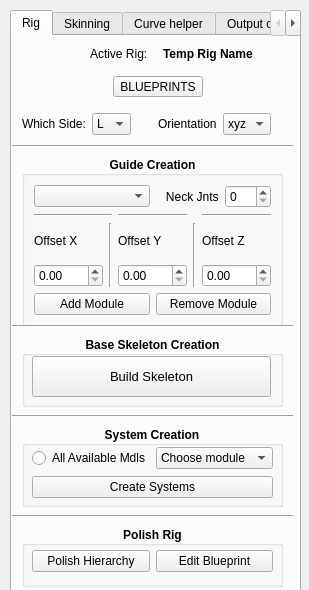
<?xml version="1.0" encoding="UTF-8"?>
<ui version="4.0">
 <class>Form</class>
 <widget class="QWidget" name="Form">
  <property name="geometry">
   <rect>
    <x>0</x>
    <y>0</y>
    <width>309</width>
    <height>590</height>
   </rect>
  </property>
  <property name="windowTitle">
   <string>Form</string>
  </property>
  <widget class="QTabWidget" name="tabWidget">
   <property name="geometry">
    <rect>
     <x>10</x>
     <y>10</y>
     <width>291</width>
     <height>601</height>
    </rect>
   </property>
   <property name="currentIndex">
    <number>0</number>
   </property>
   <widget class="QWidget" name="tab_rig">
    <attribute name="title">
     <string>Rig</string>
    </attribute>
    <widget class="QGroupBox" name="groupBox">
     <property name="geometry">
      <rect>
       <x>10</x>
       <y>120</y>
       <width>261</width>
       <height>171</height>
      </rect>
     </property>
     <property name="sizePolicy">
      <sizepolicy hsizetype="Preferred" vsizetype="Preferred">
       <horstretch>0</horstretch>
       <verstretch>0</verstretch>
      </sizepolicy>
     </property>
     <property name="font">
      <font>
       <family>MS Shell Dlg 2</family>
       <weight>75</weight>
       <italic>false</italic>
       <bold>true</bold>
       <underline>false</underline>
       <strikeout>false</strikeout>
       <kerning>false</kerning>
      </font>
     </property>
     <property name="title">
      <string>Guide Creation</string>
     </property>
     <property name="alignment">
      <set>Qt::AlignCenter</set>
     </property>
     <property name="checkable">
      <bool>false</bool>
     </property>
     <layout class="QGridLayout" name="gridLayout">
      <item row="1" column="0">
       <layout class="QGridLayout" name="gridLayout_3">
        <item row="0" column="0">
         <widget class="QComboBox" name="module_picker_ddbox"/>
        </item>
        <item row="0" column="1">
         <layout class="QGridLayout" name="gridLayout_4">
          <item row="0" column="1">
           <widget class="QSpinBox" name="neck_num_SpinBox">
            <property name="sizePolicy">
             <sizepolicy hsizetype="Minimum" vsizetype="Minimum">
              <horstretch>0</horstretch>
              <verstretch>0</verstretch>
             </sizepolicy>
            </property>
            <property name="font">
             <font>
              <weight>50</weight>
              <bold>false</bold>
             </font>
            </property>
           </widget>
          </item>
          <item row="0" column="0">
           <widget class="QLabel" name="neck_num_lbl">
            <property name="font">
             <font>
              <weight>50</weight>
              <bold>false</bold>
             </font>
            </property>
            <property name="text">
             <string>   Neck Jnts</string>
            </property>
           </widget>
          </item>
         </layout>
        </item>
       </layout>
      </item>
      <item row="3" column="0">
       <layout class="QGridLayout" name="gridLayout_2">
        <item row="0" column="0">
         <widget class="QPushButton" name="add_mdl_btn">
          <property name="font">
           <font>
            <weight>50</weight>
            <bold>false</bold>
           </font>
          </property>
          <property name="text">
           <string>Add Module</string>
          </property>
         </widget>
        </item>
        <item row="0" column="1">
         <widget class="QPushButton" name="remove_mdl_btn">
          <property name="font">
           <font>
            <weight>50</weight>
            <bold>false</bold>
           </font>
          </property>
          <property name="text">
           <string>Remove Module</string>
          </property>
         </widget>
        </item>
       </layout>
      </item>
      <item row="2" column="0">
       <layout class="QGridLayout" name="gridLayout_15">
        <item row="1" column="1" rowspan="2">
         <widget class="Line" name="line">
          <property name="orientation">
           <enum>Qt::Vertical</enum>
          </property>
         </widget>
        </item>
        <item row="1" column="4">
         <widget class="QLabel" name="Offset_Z_lbl">
          <property name="font">
           <font>
            <weight>50</weight>
            <bold>false</bold>
           </font>
          </property>
          <property name="text">
           <string>Offset Z</string>
          </property>
         </widget>
        </item>
        <item row="1" column="0">
         <widget class="QLabel" name="Offset_X_lbl">
          <property name="font">
           <font>
            <weight>50</weight>
            <bold>false</bold>
           </font>
          </property>
          <property name="text">
           <string>Offset X</string>
          </property>
         </widget>
        </item>
        <item row="1" column="2">
         <widget class="QLabel" name="Offset_Y_lbl">
          <property name="font">
           <font>
            <weight>50</weight>
            <bold>false</bold>
           </font>
          </property>
          <property name="text">
           <string>Offset Y</string>
          </property>
         </widget>
        </item>
        <item row="2" column="0">
         <widget class="QDoubleSpinBox" name="offset_Xaxes_spinbx">
          <property name="font">
           <font>
            <weight>50</weight>
            <bold>false</bold>
           </font>
          </property>
         </widget>
        </item>
        <item row="2" column="4">
         <widget class="QDoubleSpinBox" name="offset_Zaxes_spinbx">
          <property name="font">
           <font>
            <weight>50</weight>
            <bold>false</bold>
           </font>
          </property>
         </widget>
        </item>
        <item row="2" column="2">
         <widget class="QDoubleSpinBox" name="offset_Yaxes_spinbx">
          <property name="font">
           <font>
            <weight>50</weight>
            <bold>false</bold>
           </font>
          </property>
         </widget>
        </item>
        <item row="1" column="3" rowspan="2">
         <widget class="Line" name="line_6">
          <property name="orientation">
           <enum>Qt::Vertical</enum>
          </property>
         </widget>
        </item>
        <item row="0" column="0" colspan="2">
         <widget class="Line" name="line_7">
          <property name="orientation">
           <enum>Qt::Horizontal</enum>
          </property>
         </widget>
        </item>
        <item row="0" column="2">
         <widget class="Line" name="line_8">
          <property name="orientation">
           <enum>Qt::Horizontal</enum>
          </property>
         </widget>
        </item>
        <item row="0" column="4">
         <widget class="Line" name="line_9">
          <property name="orientation">
           <enum>Qt::Horizontal</enum>
          </property>
         </widget>
        </item>
       </layout>
      </item>
     </layout>
    </widget>
    <widget class="QGroupBox" name="base_skeleton_box">
     <property name="enabled">
      <bool>true</bool>
     </property>
     <property name="geometry">
      <rect>
       <x>10</x>
       <y>300</y>
       <width>261</width>
       <height>71</height>
      </rect>
     </property>
     <property name="font">
      <font>
       <weight>75</weight>
       <bold>true</bold>
      </font>
     </property>
     <property name="title">
      <string>Base Skeleton Creation</string>
     </property>
     <property name="alignment">
      <set>Qt::AlignCenter</set>
     </property>
     <widget class="QPushButton" name="build_skeleton_btn">
      <property name="geometry">
       <rect>
        <x>10</x>
        <y>20</y>
        <width>239</width>
        <height>41</height>
       </rect>
      </property>
      <property name="baseSize">
       <size>
        <width>40</width>
        <height>49</height>
       </size>
      </property>
      <property name="font">
       <font>
        <pointsize>10</pointsize>
        <weight>50</weight>
        <bold>false</bold>
       </font>
      </property>
      <property name="text">
       <string>Build Skeleton</string>
      </property>
     </widget>
    </widget>
    <widget class="QGroupBox" name="groupBox_3">
     <property name="geometry">
      <rect>
       <x>10</x>
       <y>390</y>
       <width>261</width>
       <height>81</height>
      </rect>
     </property>
     <property name="font">
      <font>
       <weight>75</weight>
       <bold>true</bold>
      </font>
     </property>
     <property name="title">
      <string>System Creation</string>
     </property>
     <property name="alignment">
      <set>Qt::AlignCenter</set>
     </property>
     <widget class="QWidget" name="gridLayoutWidget_7">
      <property name="geometry">
       <rect>
        <x>10</x>
        <y>20</y>
        <width>241</width>
        <height>53</height>
       </rect>
      </property>
      <layout class="QGridLayout" name="gridLayout_8">
       <item row="1" column="0">
        <widget class="QPushButton" name="Create_systems_btn">
         <property name="font">
          <font>
           <weight>50</weight>
           <bold>false</bold>
           <underline>false</underline>
           <strikeout>false</strikeout>
          </font>
         </property>
         <property name="text">
          <string>Create Systems</string>
         </property>
        </widget>
       </item>
       <item row="0" column="0">
        <layout class="QGridLayout" name="gridLayout_11">
         <item row="0" column="1">
          <widget class="QComboBox" name="Sys_choose_mdl_ddbox">
           <property name="font">
            <font>
             <weight>50</weight>
             <bold>false</bold>
            </font>
           </property>
           <item>
            <property name="text">
             <string>Choose module</string>
            </property>
           </item>
          </widget>
         </item>
         <item row="0" column="0">
          <widget class="QRadioButton" name="Sys_add_mdl_radioBtn">
           <property name="font">
            <font>
             <weight>50</weight>
             <bold>false</bold>
            </font>
           </property>
           <property name="text">
            <string>All Available Mdls</string>
           </property>
          </widget>
         </item>
        </layout>
       </item>
      </layout>
     </widget>
    </widget>
    <widget class="Line" name="line_2">
     <property name="geometry">
      <rect>
       <x>0</x>
       <y>100</y>
       <width>281</width>
       <height>20</height>
      </rect>
     </property>
     <property name="orientation">
      <enum>Qt::Horizontal</enum>
     </property>
    </widget>
    <widget class="Line" name="line_3">
     <property name="geometry">
      <rect>
       <x>0</x>
       <y>280</y>
       <width>281</width>
       <height>20</height>
      </rect>
     </property>
     <property name="orientation">
      <enum>Qt::Horizontal</enum>
     </property>
    </widget>
    <widget class="QGroupBox" name="groupBox_4">
     <property name="geometry">
      <rect>
       <x>10</x>
       <y>490</y>
       <width>261</width>
       <height>61</height>
      </rect>
     </property>
     <property name="font">
      <font>
       <weight>75</weight>
       <bold>true</bold>
      </font>
     </property>
     <property name="title">
      <string>Polish Rig</string>
     </property>
     <property name="alignment">
      <set>Qt::AlignCenter</set>
     </property>
     <widget class="QWidget" name="gridLayoutWidget_9">
      <property name="geometry">
       <rect>
        <x>10</x>
        <y>20</y>
        <width>241</width>
        <height>31</height>
       </rect>
      </property>
      <layout class="QGridLayout" name="gridLayout_10">
       <item row="0" column="1">
        <widget class="QPushButton" name="Polish_btn">
         <property name="font">
          <font>
           <weight>50</weight>
           <bold>false</bold>
           <underline>false</underline>
           <strikeout>false</strikeout>
          </font>
         </property>
         <property name="text">
          <string>Polish Hierarchy</string>
         </property>
        </widget>
       </item>
       <item row="0" column="2">
        <widget class="QPushButton" name="Polish_btn_2">
         <property name="font">
          <font>
           <weight>50</weight>
           <bold>false</bold>
           <underline>false</underline>
           <strikeout>false</strikeout>
          </font>
         </property>
         <property name="text">
          <string>Edit Blueprint</string>
         </property>
        </widget>
       </item>
      </layout>
     </widget>
    </widget>
    <widget class="Line" name="line_4">
     <property name="geometry">
      <rect>
       <x>0</x>
       <y>370</y>
       <width>281</width>
       <height>20</height>
      </rect>
     </property>
     <property name="orientation">
      <enum>Qt::Horizontal</enum>
     </property>
    </widget>
    <widget class="Line" name="line_5">
     <property name="geometry">
      <rect>
       <x>0</x>
       <y>470</y>
       <width>281</width>
       <height>20</height>
      </rect>
     </property>
     <property name="orientation">
      <enum>Qt::Horizontal</enum>
     </property>
    </widget>
    <widget class="QWidget" name="gridLayoutWidget_11">
     <property name="geometry">
      <rect>
       <x>70</x>
       <y>0</y>
       <width>171</width>
       <height>36</height>
      </rect>
     </property>
     <layout class="QGridLayout" name="gridLayout_12">
      <property name="leftMargin">
       <number>8</number>
      </property>
      <property name="spacing">
       <number>0</number>
      </property>
      <item row="0" column="1">
       <widget class="QLabel" name="rig_name_temp">
        <property name="font">
         <font>
          <pointsize>9</pointsize>
          <weight>75</weight>
          <bold>true</bold>
         </font>
        </property>
        <property name="text">
         <string>Temp Rig Name</string>
        </property>
       </widget>
      </item>
      <item row="0" column="0">
       <widget class="QLabel" name="label_2">
        <property name="enabled">
         <bool>true</bool>
        </property>
        <property name="text">
         <string>Active Rig:</string>
        </property>
       </widget>
      </item>
     </layout>
    </widget>
    <widget class="QLabel" name="image_lbl">
     <property name="geometry">
      <rect>
       <x>10</x>
       <y>10</y>
       <width>61</width>
       <height>61</height>
      </rect>
     </property>
     <property name="sizePolicy">
      <sizepolicy hsizetype="Minimum" vsizetype="Minimum">
       <horstretch>0</horstretch>
       <verstretch>0</verstretch>
      </sizepolicy>
     </property>
     <property name="text">
      <string/>
     </property>
     <property name="pixmap">
      <pixmap>E:/YR2/Branding/logo_new_transparent.png</pixmap>
     </property>
     <property name="scaledContents">
      <bool>true</bool>
     </property>
    </widget>
    <widget class="QWidget" name="gridLayoutWidget_4">
     <property name="geometry">
      <rect>
       <x>10</x>
       <y>30</y>
       <width>271</width>
       <height>81</height>
      </rect>
     </property>
     <layout class="QGridLayout" name="gridLayout_5">
      <item row="0" column="0">
       <layout class="QHBoxLayout" name="horizontalLayout_5">
        <item>
         <spacer name="horizontalSpacer_2">
          <property name="orientation">
           <enum>Qt::Horizontal</enum>
          </property>
          <property name="sizeHint" stdset="0">
           <size>
            <width>40</width>
            <height>20</height>
           </size>
          </property>
         </spacer>
        </item>
        <item>
         <widget class="QToolButton" name="blueprints_menu_toolbtn">
          <property name="minimumSize">
           <size>
            <width>10</width>
            <height>11</height>
           </size>
          </property>
          <property name="maximumSize">
           <size>
            <width>16777215</width>
            <height>16777215</height>
           </size>
          </property>
          <property name="text">
           <string>BLUEPRINTS</string>
          </property>
         </widget>
        </item>
        <item>
         <spacer name="horizontalSpacer_3">
          <property name="orientation">
           <enum>Qt::Horizontal</enum>
          </property>
          <property name="sizeHint" stdset="0">
           <size>
            <width>10</width>
            <height>20</height>
           </size>
          </property>
         </spacer>
        </item>
       </layout>
      </item>
      <item row="1" column="0">
       <layout class="QGridLayout" name="gridLayout_7">
        <item row="0" column="0">
         <widget class="QLabel" name="whichside_lbl">
          <property name="text">
           <string>Which Side:</string>
          </property>
         </widget>
        </item>
        <item row="0" column="1">
         <widget class="QComboBox" name="whichside_ddbox">
          <item>
           <property name="text">
            <string>L</string>
           </property>
          </item>
          <item>
           <property name="text">
            <string>R</string>
           </property>
          </item>
         </widget>
        </item>
        <item row="0" column="3">
         <layout class="QGridLayout" name="gridLayout_9">
          <item row="0" column="0">
           <widget class="QLabel" name="orientation_lbl">
            <property name="text">
             <string>Orientation</string>
            </property>
           </widget>
          </item>
          <item row="0" column="1">
           <widget class="QComboBox" name="orientation_ddbox">
            <item>
             <property name="text">
              <string>xyz</string>
             </property>
            </item>
            <item>
             <property name="text">
              <string>yzx</string>
             </property>
            </item>
           </widget>
          </item>
          <item row="0" column="2">
           <spacer name="horizontalSpacer_4">
            <property name="orientation">
             <enum>Qt::Horizontal</enum>
            </property>
            <property name="sizeHint" stdset="0">
             <size>
              <width>40</width>
              <height>20</height>
             </size>
            </property>
           </spacer>
          </item>
         </layout>
        </item>
        <item row="0" column="2">
         <spacer name="horizontalSpacer">
          <property name="orientation">
           <enum>Qt::Horizontal</enum>
          </property>
          <property name="sizeHint" stdset="0">
           <size>
            <width>40</width>
            <height>20</height>
           </size>
          </property>
         </spacer>
        </item>
       </layout>
      </item>
     </layout>
    </widget>
   </widget>
   <widget class="QWidget" name="tab_skinning">
    <attribute name="title">
     <string>Skinning</string>
    </attribute>
    <widget class="QGroupBox" name="groupBox_5">
     <property name="geometry">
      <rect>
       <x>9</x>
       <y>149</y>
       <width>261</width>
       <height>231</height>
      </rect>
     </property>
     <property name="title">
      <string>GroupBox</string>
     </property>
     <widget class="QLabel" name="label_6">
      <property name="geometry">
       <rect>
        <x>10</x>
        <y>30</y>
        <width>251</width>
        <height>51</height>
       </rect>
      </property>
      <property name="text">
       <string>&gt; tools I feel necessary for skinning like exporting</string>
      </property>
     </widget>
     <widget class="QLabel" name="label_5">
      <property name="geometry">
       <rect>
        <x>20</x>
        <y>110</y>
        <width>221</width>
        <height>51</height>
       </rect>
      </property>
      <property name="text">
       <string>&gt; options to add desired skin clusters</string>
      </property>
     </widget>
     <widget class="QLabel" name="label_4">
      <property name="geometry">
       <rect>
        <x>20</x>
        <y>140</y>
        <width>221</width>
        <height>51</height>
       </rect>
      </property>
      <property name="text">
       <string>&gt; Creates skn_joints selection set</string>
      </property>
     </widget>
     <widget class="QLabel" name="label_9">
      <property name="geometry">
       <rect>
        <x>20</x>
        <y>60</y>
        <width>221</width>
        <height>51</height>
       </rect>
      </property>
      <property name="text">
       <string>&gt; buttons to let me quickly cut up and proxy </string>
      </property>
     </widget>
     <widget class="QLabel" name="label_10">
      <property name="geometry">
       <rect>
        <x>30</x>
        <y>90</y>
        <width>221</width>
        <height>16</height>
       </rect>
      </property>
      <property name="text">
       <string>deform a mesh. Like duplicating selected geo</string>
      </property>
     </widget>
     <widget class="QLabel" name="label_16">
      <property name="geometry">
       <rect>
        <x>20</x>
        <y>100</y>
        <width>241</width>
        <height>16</height>
       </rect>
      </property>
      <property name="text">
       <string>seperate it and a button to constrain to skn joint</string>
      </property>
     </widget>
    </widget>
    <widget class="QLabel" name="skinning_image_lbl">
     <property name="geometry">
      <rect>
       <x>110</x>
       <y>20</y>
       <width>61</width>
       <height>61</height>
      </rect>
     </property>
     <property name="sizePolicy">
      <sizepolicy hsizetype="Minimum" vsizetype="Minimum">
       <horstretch>0</horstretch>
       <verstretch>0</verstretch>
      </sizepolicy>
     </property>
     <property name="text">
      <string/>
     </property>
     <property name="pixmap">
      <pixmap>E:/YR2/Branding/logo_new_transparent.png</pixmap>
     </property>
     <property name="scaledContents">
      <bool>true</bool>
     </property>
    </widget>
    <widget class="QLabel" name="label_3">
     <property name="geometry">
      <rect>
       <x>120</x>
       <y>440</y>
       <width>61</width>
       <height>51</height>
      </rect>
     </property>
     <property name="font">
      <font>
       <pointsize>20</pointsize>
      </font>
     </property>
     <property name="text">
      <string>WIP</string>
     </property>
    </widget>
   </widget>
   <widget class="QWidget" name="tab_curve_helper">
    <attribute name="title">
     <string>Curve helper</string>
    </attribute>
    <widget class="QLabel" name="label">
     <property name="geometry">
      <rect>
       <x>110</x>
       <y>80</y>
       <width>51</width>
       <height>41</height>
      </rect>
     </property>
     <property name="font">
      <font>
       <pointsize>20</pointsize>
      </font>
     </property>
     <property name="text">
      <string>WIP</string>
     </property>
    </widget>
    <widget class="QLabel" name="label_17">
     <property name="geometry">
      <rect>
       <x>20</x>
       <y>150</y>
       <width>271</width>
       <height>16</height>
      </rect>
     </property>
     <property name="text">
      <string>&gt; Give me some options to reduce referencing erros</string>
     </property>
    </widget>
    <widget class="QLabel" name="label_18">
     <property name="geometry">
      <rect>
       <x>20</x>
       <y>170</y>
       <width>281</width>
       <height>16</height>
      </rect>
     </property>
     <property name="text">
      <string>like storing names and checking previous versions for </string>
     </property>
    </widget>
    <widget class="QLabel" name="label_19">
     <property name="geometry">
      <rect>
       <x>20</x>
       <y>190</y>
       <width>161</width>
       <height>16</height>
      </rect>
     </property>
     <property name="text">
      <string>any discrepancy's</string>
     </property>
    </widget>
   </widget>
   <widget class="QWidget" name="tab_export">
    <attribute name="title">
     <string>Output options</string>
    </attribute>
    <widget class="QLabel" name="label_7">
     <property name="geometry">
      <rect>
       <x>110</x>
       <y>0</y>
       <width>61</width>
       <height>61</height>
      </rect>
     </property>
     <property name="font">
      <font>
       <pointsize>20</pointsize>
      </font>
     </property>
     <property name="text">
      <string>WIP</string>
     </property>
    </widget>
    <widget class="QLabel" name="label_14">
     <property name="geometry">
      <rect>
       <x>0</x>
       <y>60</y>
       <width>281</width>
       <height>20</height>
      </rect>
     </property>
     <property name="font">
      <font>
       <pointsize>9</pointsize>
       <weight>75</weight>
       <bold>true</bold>
      </font>
     </property>
     <property name="text">
      <string>-- SAVE YOUR WORK BEFORE EXPORTING!!! --</string>
     </property>
    </widget>
    <widget class="QWidget" name="gridLayoutWidget">
     <property name="geometry">
      <rect>
       <x>30</x>
       <y>210</y>
       <width>231</width>
       <height>111</height>
      </rect>
     </property>
     <layout class="QGridLayout" name="gridLayout_13">
      <item row="2" column="0">
       <widget class="QLabel" name="label_13">
        <property name="text">
         <string>* If referenced, Imports Rig. </string>
        </property>
       </widget>
      </item>
      <item row="0" column="0">
       <widget class="QLabel" name="label_11">
        <property name="text">
         <string>On Exporting, these commands will also run:</string>
        </property>
       </widget>
      </item>
      <item row="1" column="0">
       <widget class="QLabel" name="label_12">
        <property name="text">
         <string>* Control rig will be removed.</string>
        </property>
       </widget>
      </item>
      <item row="3" column="0">
       <widget class="QLabel" name="label_15">
        <property name="text">
         <string>* Animation will be baked to joints.</string>
        </property>
       </widget>
      </item>
     </layout>
    </widget>
    <widget class="QWidget" name="horizontalLayoutWidget_4">
     <property name="geometry">
      <rect>
       <x>20</x>
       <y>330</y>
       <width>241</width>
       <height>61</height>
      </rect>
     </property>
     <layout class="QHBoxLayout" name="horizontalLayout_4">
      <item>
       <widget class="QPushButton" name="pushButton_10">
        <property name="minimumSize">
         <size>
          <width>50</width>
          <height>50</height>
         </size>
        </property>
        <property name="font">
         <font>
          <pointsize>11</pointsize>
          <weight>75</weight>
          <bold>true</bold>
         </font>
        </property>
        <property name="text">
         <string>EXPORT</string>
        </property>
       </widget>
      </item>
     </layout>
    </widget>
    <widget class="QWidget" name="gridLayoutWidget_2">
     <property name="geometry">
      <rect>
       <x>10</x>
       <y>90</y>
       <width>261</width>
       <height>113</height>
      </rect>
     </property>
     <layout class="QGridLayout" name="gridLayout_14">
      <item row="0" column="0">
       <layout class="QHBoxLayout" name="horizontalLayout">
        <item>
         <widget class="QLabel" name="file_name_lbl">
          <property name="text">
           <string>FileName:</string>
          </property>
         </widget>
        </item>
        <item>
         <widget class="QLineEdit" name="file_name_lineEdit"/>
        </item>
        <item>
         <widget class="QLabel" name="fbx_lbl">
          <property name="text">
           <string>.fbx</string>
          </property>
         </widget>
        </item>
       </layout>
      </item>
      <item row="1" column="0">
       <layout class="QHBoxLayout" name="horizontalLayout_2">
        <item>
         <widget class="QLineEdit" name="location_picker_lineEdit">
          <property name="text">
           <string>LOCATION PICKER</string>
          </property>
         </widget>
        </item>
        <item>
         <widget class="QPushButton" name="browse_folder_btn">
          <property name="text">
           <string>Browse</string>
          </property>
         </widget>
        </item>
       </layout>
      </item>
      <item row="2" column="0">
       <layout class="QHBoxLayout" name="horizontalLayout_3">
        <property name="spacing">
         <number>0</number>
        </property>
        <item>
         <widget class="QPushButton" name="pushButton_7">
          <property name="minimumSize">
           <size>
            <width>50</width>
            <height>50</height>
           </size>
          </property>
          <property name="text">
           <string>Include Motion</string>
          </property>
         </widget>
        </item>
        <item>
         <widget class="QPushButton" name="pushButton_8">
          <property name="sizePolicy">
           <sizepolicy hsizetype="Minimum" vsizetype="Fixed">
            <horstretch>0</horstretch>
            <verstretch>0</verstretch>
           </sizepolicy>
          </property>
          <property name="minimumSize">
           <size>
            <width>50</width>
            <height>50</height>
           </size>
          </property>
          <property name="font">
           <font>
            <family>MS Shell Dlg 2</family>
            <stylestrategy>PreferDefault</stylestrategy>
           </font>
          </property>
          <property name="text">
           <string>Include Mesh</string>
          </property>
         </widget>
        </item>
        <item>
         <widget class="QPushButton" name="pushButton_9">
          <property name="minimumSize">
           <size>
            <width>50</width>
            <height>50</height>
           </size>
          </property>
          <property name="font">
           <font>
            <family>Nirmala UI</family>
            <underline>false</underline>
            <strikeout>false</strikeout>
           </font>
          </property>
          <property name="mouseTracking">
           <bool>false</bool>
          </property>
          <property name="layoutDirection">
           <enum>Qt::LeftToRight</enum>
          </property>
          <property name="text">
           <string>Skeleton Cleanup</string>
          </property>
         </widget>
        </item>
       </layout>
      </item>
     </layout>
    </widget>
   </widget>
  </widget>
 </widget>
 <resources/>
 <connections/>
</ui>
